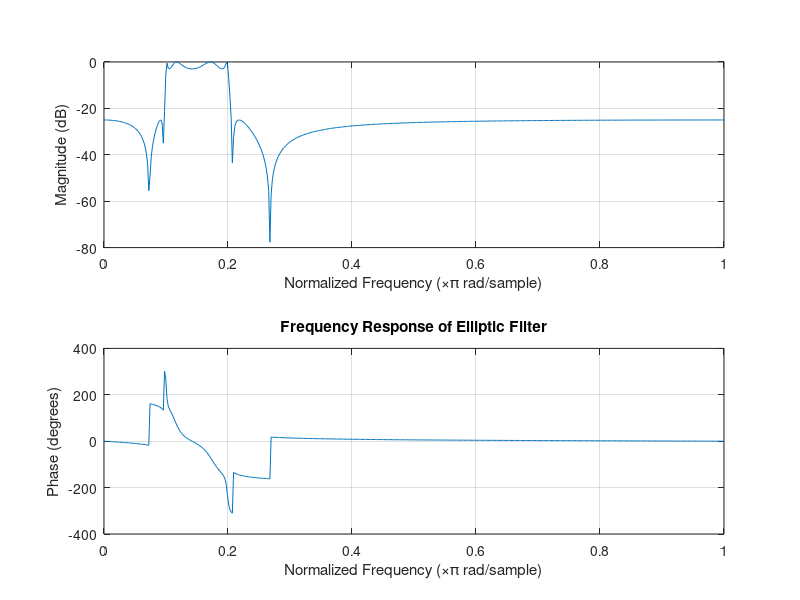
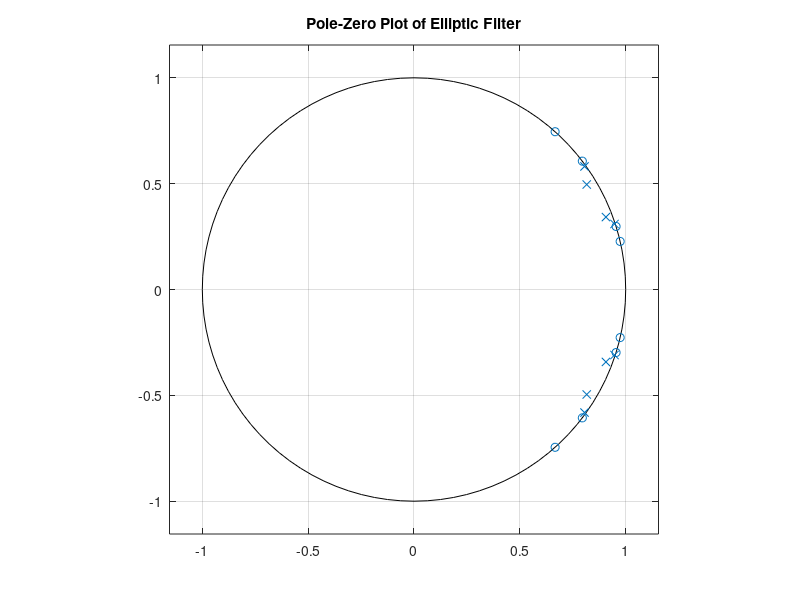
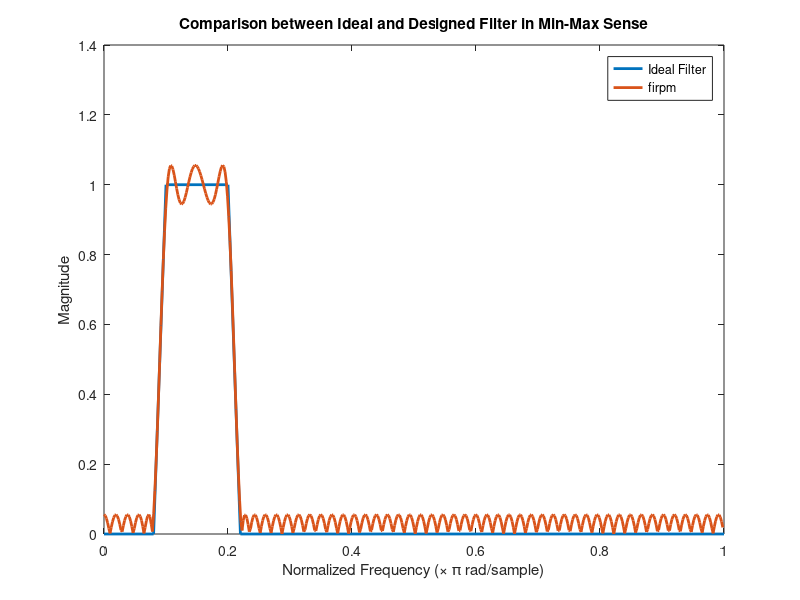
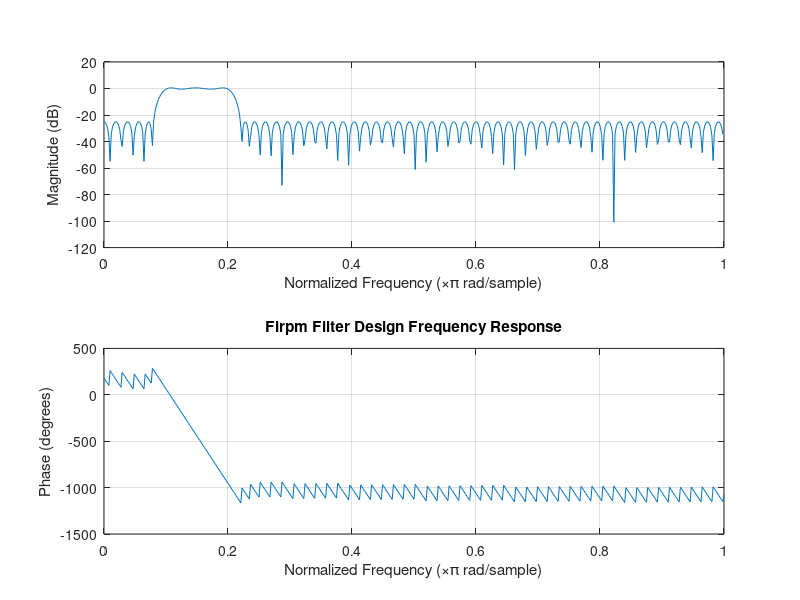

Write MATLAB code to recreate these figures, in order. (Note: this script raises an error after producing the figures.)
%ese482 matlab project
%Claire Zhang 
%12/09/2018

echo on

% This MATLAB file designs two zero phase bandpass filters - one elliptic filter and the other optimal filter in the min-max sense, that can meet the secifications listed below:
% pass band(3dB down) from f1=50 to f2=100
% ripple in the passband less than r=3dB
% stopband s=25dB down
% Figures are plotted to demonstrate that the designed filters meet the requriements. 
% Then the filters are applied to the provided ECG data which are sampled at 1000Hz. 
% The implementation times of the two methods are compared to pick the filter that has fewer computations, i.e, shorter implementation time. 
% This faster filter is applied to ECG data to compare the input and output signal.
% Random noise that is p percent of the maximum ECG value is added to the data set which is then filtered to compare the output result when the original data have noise and when the data do not.
% Precision of the coefficients for the faster filter implementation is reduced until the specifications can no longer be met. 
% The lowest number of bits possible to retain the filter feature is calculated.
pause;


% elliptic filter
f1=50; f2=100; n = 4; Rp = 3; Rs=25; Wp=[f1/500 f2/500]; % 500 is half the sampling rate
[b,a] = ellip(n,Rp,Rs,Wp);
figure
freqz(b,a)
title('Frequency Response of Elliptic Filter')
% Figure shows that the specifications are satisfied.
pause;
figure
zplane(b,a)
title('Pole-Zero Plot of Elliptic Filter')
pause;


% optimal filter in min-max sense 
fx = [0 0.08 50/500 100/500 0.22 1];
fy = [0 0 1 1 0 0];
figure
plot(fx,fy,'linewidth',2)
xlabel('Normalized Frequency (\times \pi rad/sample)')
ylabel('Magnitude')
title('Comparison between Ideal and Designed Filter in Min-Max Sense')
hold on
coeff =firpm(113,fx,fy);
[h,w] = freqz(coeff);
plot(w/pi,abs(h),'linewidth',2)
legend('Ideal Filter','firpm')
%The plot compares the gain of the ideal filter and the firpm filter.
pause;
figure
freqz(coeff)
title('Firpm Filter Design Frequency Response')
%Figure shows that the firpm filter also meets the specifications.
pause;


% Compare implementation time of elliptic and firpm filters
% Elliptic filter is implemented using function filtfilt in order to perform zero-phase filtering.
% time ellipic filter implementation
echo off
load ar0922d;
tic
    for i=1:20000
            rmadip_filt = filtfilt(b,a,rmadip);
    end
timeElip = toc;
echo on
timeElip = timeElip/20000 % Implementation time of elliptic filter
pause;
% Firpm filter is implemented by computing discrete fourier transform using fast fourier transform (FFT) algorithm.
% Mathematically, instead of directly calcualting the convolution sum of the filter and input data, FFT is first applied to both the filter and input data. 
% The results are then multiplied together and converted back to the convolution sum by using inverse FFT.
% time firpm filter implementation
echo off
rmadip_new = zeros(3,588);
rmadip_new_filt = zeros(3,588);
rmadip_new_fft = zeros(3,588);
for i=1:3
    for j=1:588
    rmadip_new(i,j) = rmadip(j,i); %change each column to a row
    end
end
tic 
    for j=1:20000
        filter_fft = fft(coeff,length(rmadip_new(1,:))); % fft of firpm filter
        for i=1:3
            rmadip_new_fft(i,:)=fft(rmadip_new(i,:));
            rmadip_new_filt(i,:)=ifft(filter_fft.*rmadip_new_fft(i,:));
        end
    end
timefirpm = toc;
echo on
timefirpm = timefirpm/20000 % implementation time of firpm filter
pause;
filtertype = {'Elliptic Filter';'FIRPM'};
implementation_time = [timeElip;timefirpm];
T = table(filtertype,implementation_time)
% The firpm filter is a faster implementation. 
% The elliptic filter is a slower implementation because it uses function filtfilt to avoid phase distortion. 
% The filtfilt function applies both forward and backward filtering to the data, resulting in an implementation time that is about doubled because it calculates the convolution sum twice.
% The firpm itself is in linear phase. But the phase is corrected by a direct time delay shift, which is a faster mathematical operation. 
% Also since the implementation of firpm does not go through convolution sum, the calculation itself is easier.
% Since firpm is the faster implementation, it is used for the rest of this MATLAB project.
pause;


% compare input and output ECG signals
% ECG data from each of the three electrodes are plotted separately in three subplots.
echo off
N = length(coeff);
delay = N/2+1; 
% find filtered data using firpm and correct time delay by using a direct shift
for i=1:3
    rmadip_new_filt_shifted(i,:)= rmadip_new_filt(i,delay+1:end);
end
figure
subplot(3,1,1);plot(rmadip_new(1,:),'linewidth',2);hold on
plot(rmadip_new_filt_shifted(1,:),'linewidth',2);hold off
xlabel('Sample')
ylabel('Magnitude')
title('Comparison between Input and Shifted FIRPM Output of X Lead ECG Data')
subplot(3,1,2);plot(rmadip_new(2,:),'linewidth',2);hold on
plot(rmadip_new_filt_shifted(2,:),'linewidth',2);hold off
xlabel('Sample')
ylabel('Magnitude')
title('Comparison between Input and Shifted FIRPM Output of Y Lead ECG Data')
subplot(3,1,3);plot(rmadip_new(3,:),'linewidth',2);hold on
plot(rmadip_new_filt_shifted(3,:),'linewidth',2);hold off
xlabel('Sample')
ylabel('Magnitude')
title('Comparison between Input and Shifted FIRPM Output of Z Lead ECG Data')
echo on
% The filtered data have lowered amplitude.
% The frequency range in which the abnormity in ECG data is present stands out in the filtered data.
pause;


% Add noise to ECG data and compare input and output
% p value is found through trials and errors
echo off
p = 0.0062;
for i=1:3
    B = randn(1,length(rmadip_new(1,:)));
    B_normalized = (B./max(B)).*(p*max(rmadip_new(i,:)));
    rmadip_new_noise(i,:) = rmadip_new(i,:)+B_normalized;
end
 for i=1:3
    rmadip_new_noise_fft(i,:)=fft(rmadip_new_noise(i,:));
    rmadip_new_noise_filt(i,:)=ifft(filter_fft.*rmadip_new_noise_fft(i,:));
 end
% compare input and outout of the signal with noise 
for i=1:3
    rmadip_new_noise_filt_shifted(i,:)= rmadip_new_noise_filt(i,delay+1:end);
end
figure
subplot(3,1,1);plot(rmadip_new_noise_filt_shifted(1,:),'linewidth',2);hold on
plot(rmadip_new_filt_shifted(1,:),'linewidth',2);hold off
xlabel('Sample')
ylabel('Magnitude')
title('Comparison between Shifted FIRPM Output of X Lead ECG Data with and without Noise')
legend('With Noise','Without Noise');
subplot(3,1,2);plot(rmadip_new_noise_filt_shifted(2,:),'linewidth',2);hold on
plot(rmadip_new_filt_shifted(2,:),'linewidth',2);hold off
xlabel('Sample')
ylabel('Magnitude')
title('Comparison between Shifted FIRPM Output of Y Lead ECG Data with and without Noise')
legend('With Noise','Without Noise');
subplot(3,1,3);plot(rmadip_new_noise_filt_shifted(3,:),'linewidth',2);hold on
plot(rmadip_new_filt_shifted(3,:),'linewidth',2);hold off
xlabel('Sample')
ylabel('Magnitude')
legend('With Noise','Without Noise');
title('Comparison between Shifted FIRPM Output of Z Lead ECG Data with and without Noise')
xlim([0,530])
echo on
% The largest p value at which noise is not observed in the filtered result is p=0.62%.
pause;


% calculate rms error 
% rms error is calculated based on the following mathematical equations:
% rms error = sqrt((1/n)*(sum(difference each entry in the two data sets)^2))
echo off
difference =rmadip_new_filt_shifted-rmadip_new_noise_filt_shifted;
rmsvalue = 0;
for i=1:3
    for j=1:length(difference(1,:))
        rmsvalue = rmsvalue + (difference(i,j))^2;
    end
end
echo on
rmsvalue = sqrt(rmsvalue/(3*length(difference(1,:))))
% The rms error is found to be 0.0511.


% calculate the bits 
% number of bits is found through trials and errors
n = 10;
coeff_new = round(coeff.*(2^n))./2^n;
freqz(coeff_new)
title('Frequency Response of the Reduced FIRPM Filter')
% When the number of bits goes down to about 10, the firpm filter features are still preserved and the specifications satisfied. 
% But the number of bits cannot go under 10, below which the filter is getting unable to meet the specifications. 
% For example, when the number of bits goes below 10, the stop band can not long be consistently 25dB down
% The lowest possible bits is found to be 10.
echo off



 

